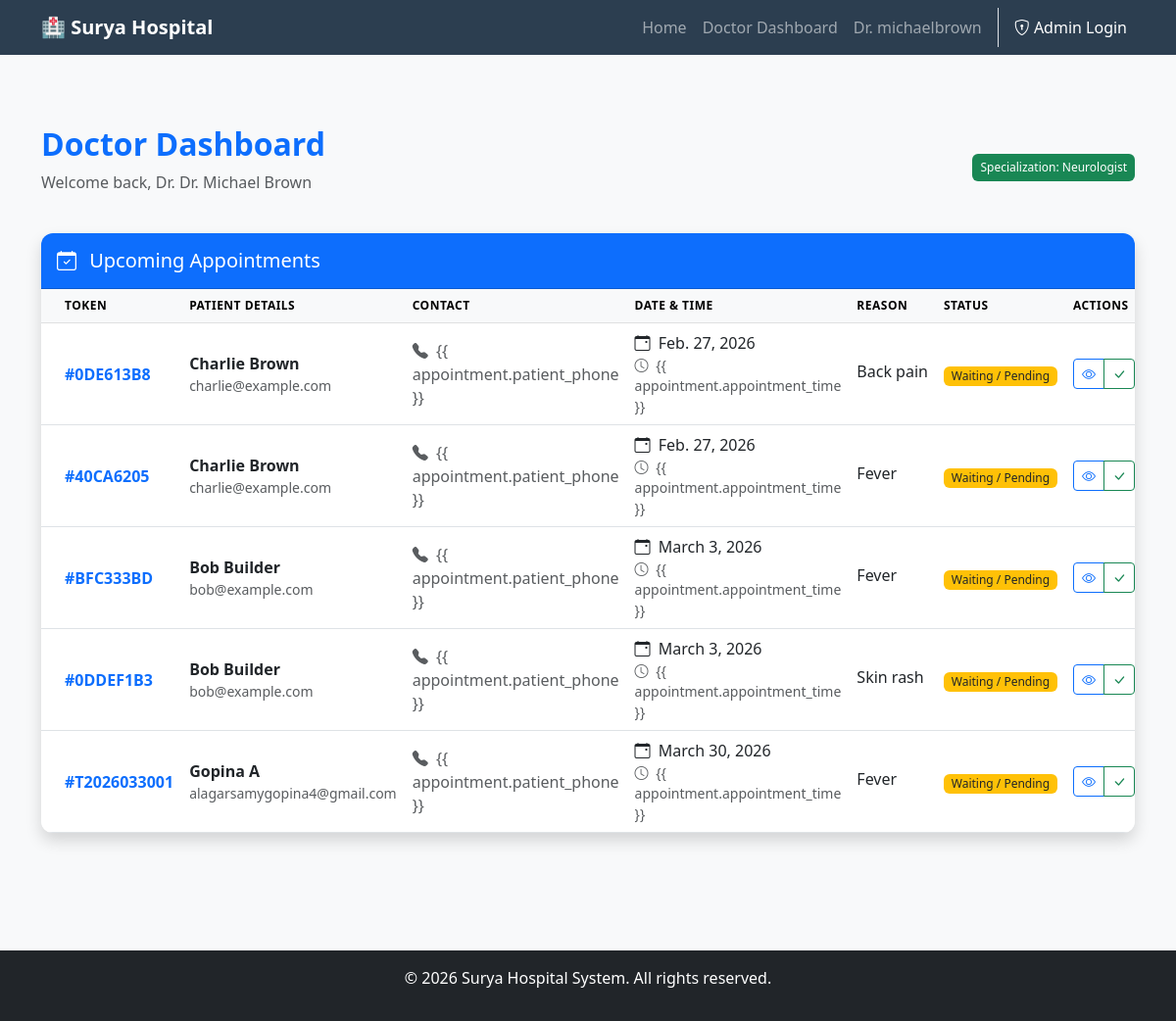
Screenshot of /appointments/doctor-dashboard/ (signed in) with the database file from the repository.
### appointments/models.py (models this page shows, shortened)
class Doctor(models.Model):
    name = models.CharField(max_length=100)
    username = models.CharField(max_length=100, unique=True, null=True, blank=True)
    email = models.EmailField(unique=True, null=True, blank=True)
    password = models.CharField(max_length=100, null=True, blank=True)
    specialization = models.CharField(max_length=100)
    department = models.ForeignKey(Department, on_delete=models.SET_NULL, null=True, blank=True, related_name='doctors')
    available_days = models.CharField(max_length=200, help_text="e.g., Monday, Tuesday, Wednesday")
    available_time_start = models.TimeField()
    available_time_end = models.TimeField()

class Appointment(models.Model):
    STATUS_CHOICES = [
        ('pending', 'Pending / Waiting'),
        ('completed', 'Completed'),
        ('cancelled', 'Cancelled'),
    ]
    patient_name = models.CharField(max_length=100)
    patient_email = models.EmailField()
    patient_phone = models.CharField(max_length=20)
    doctor = models.ForeignKey(Doctor, on_delete=models.SET_NULL, null=True, blank=True)
    appointment_date = models.DateField()
    appointment_time = models.TimeField()
    reason = models.TextField()
    status = models.CharField(max_length=20, choices=STATUS_CHOICES, default='pending')
    token_number = models.CharField(max_length=20, editable=False, null=True, blank=True)
    created_at = models.DateTimeField(auto_now_add=True)
    class Meta:
        ordering = ['-appointment_date']

### appointments/views.py (the view)
# urls.py: path('doctor-dashboard/', views.doctor_dashboard, name='doctor_dashboard'),
def doctor_dashboard(request):
    doctor_id = request.session.get('doctor_id')
    if not doctor_id:
        return redirect('doctor_login')
    try:
        doctor = Doctor.objects.get(id=doctor_id)
        doctor_appointments = Appointment.objects.filter(doctor=doctor).order_by('appointment_date', 'appointment_time')
    except Doctor.DoesNotExist:
        return redirect('doctor_login')
    context = {
        'doctor': doctor,
        'appointments': doctor_appointments
    }
    return render(request, 'appointments/doctor_dashboard.html', context)

### appointments/templates/appointments/doctor_dashboard.html (shortened to what this page needs)
{% extends 'home/base.html' %}
{% block content %}
<div class="container py-5">
    <div class="d-flex justify-content-between align-items-center mb-4">
        <div>
            <h2 class="fw-bold text-primary">Doctor Dashboard</h2>
            <p class="text-muted">Welcome back, Dr. {{ doctor.name }}</p>
        </div>
        <div class="text-end">
            <span class="badge bg-success p-2">Specialization: {{ doctor.specialization }}</span>
        </div>
    </div>
    <div class="card shadow border-0 overflow-hidden">
        <div class="card-header bg-primary text-white p-3">
            <h5 class="mb-0"><i class="bi bi-calendar-check me-2"></i> Upcoming Appointments</h5>
        </div>
        <div class="card-body p-0">
            <div class="table-responsive">
                <table class="table table-hover mb-0">
                    <thead class="table-light">
                        <tr>
                            <th class="ps-4">Token</th>
                            <th>Patient Details</th>
                            <th>Contact</th>
                            <th>Date & Time</th>
                            <th>Reason</th>
                            <th>Status</th>
                            <th class="pe-4">Actions</th>
                        </tr>
                    </thead>
                    <tbody>
                        {% for appointment in appointments %}
                        <tr>
                            <td class="ps-4 align-middle">
                                <span class="fw-bold text-primary">#{{ appointment.token_number }}</span>
                            </td>
                            <td class="align-middle">
                                <div class="fw-bold text-dark">{{ appointment.patient_name }}</div>
                                <div class="small text-muted">{{ appointment.patient_email }}</div>
                            </td>
                            <td class="align-middle">
                                <span class="text-muted"><i class="bi bi-telephone-fill me-1"></i> {{
                                    appointment.patient_phone }}</span>
                            </td>
                            <td class="align-middle">
                                <div><i class="bi bi-calendar-event me-1"></i> {{ appointment.appointment_date }}</div>
                                <div class="small text-muted"><i class="bi bi-clock me-1"></i> {{
                                    appointment.appointment_time }}</div>
                            </td>
                            <td class="align-middle">
                                <span class="text-truncate d-inline-block" style="max-width: 150px;"
                                    title="{{ appointment.reason }}">
                                    {{ appointment.reason }}
                                </span>
                            </td>
                            <td class="align-middle">
                                {% if appointment.status == 'pending' %}
                                <span class="badge bg-warning text-dark">Waiting / Pending</span>
                                {% elif appointment.status == 'completed' %}
                                <span class="badge bg-success">Completed</span>
                                {% elif appointment.status == 'cancelled' %}
                                <span class="badge bg-danger">Cancelled</span>
                                {% else %}
                                <span class="badge bg-secondary">{{ appointment.get_status_display }}</span>
                                {% endif %}
                            </td>
                            <td class="pe-4 align-middle">
                                <div class="btn-group btn-group-sm">
                                    <button class="btn btn-outline-primary" title="View Patient History">
                                        <i class="bi bi-eye"></i>
                                    </button>
                                    <button class="btn btn-outline-success" title="Mark as Completed">
                                        <i class="bi bi-check-lg"></i>
                                    </button>
                                </div>
                            </td>
                        </tr>
                        {% endfor %}
                    </tbody>
                </table>
            </div>
        </div>
    </div>
</div>
{% endblock %}

### home/templates/home/base.html (shortened to what this page needs)
<!DOCTYPE html>
<html lang="en">
<head>
    <link href="https://cdn.jsdelivr.net/npm/bootstrap@5.3.0/dist/css/bootstrap.min.css" rel="stylesheet">
    <link rel="stylesheet" href="https://cdn.jsdelivr.net/npm/bootstrap-icons@1.11.1/font/bootstrap-icons.css">
</head>
<body>
    <nav class="navbar navbar-expand-lg navbar-dark">
        <div class="container">
            <a class="navbar-brand fw-bold" href="{% url 'home' %}">🏥 Surya Hospital</a>
            {% if request.resolver_match.url_name == 'home' %}
            <div class="ms-auto d-flex align-items-center">
                {% if user.is_authenticated and user.is_staff %}
                <a href="/admin/" class="btn btn-warning btn-sm text-dark fw-bold">
                    <i class="bi bi-speedometer2"></i> Admin Panel
                </a>
                {% else %}
                <a href="{% url 'admin_login' %}" class="btn btn-outline-warning btn-sm text-white">
                    <i class="bi bi-shield-lock"></i> Admin Login
                </a>
                {% endif %}
            </div>
            {% else %}
            <div class="collapse navbar-collapse" id="navbarNav">
                <ul class="navbar-nav ms-auto align-items-center">
                    <li class="nav-item"><a class="nav-link" href="{% url 'home' %}">Home</a></li>
                    {% if user.is_authenticated and user.is_staff %}
                    <li class="nav-item"><a class="nav-link text-warning" href="/admin/">Django Admin</a></li>
                    {% elif request.session.doctor_id %}
                    <li class="nav-item"><a class="nav-link" href="{% url 'doctor_dashboard' %}">Doctor Dashboard</a></li>
                    <li class="nav-item"><a class="nav-link" href="#">Dr. {{ request.session.doctor_username }}</a></li>
                    {% endif %}
                    {% if not user.is_authenticated %}
                    <li class="nav-item border-start ms-2 ps-2">
                        <a class="nav-link btn btn-outline-warning btn-sm text-white border-0"
                            href="{% url 'admin_login' %}">
                            <i class="bi bi-shield-lock"></i> Admin Login
                        </a>
                    </li>
                    {% endif %}
                </ul>
            </div>
            {% endif %}
        </div>
    </nav>
    <main class="py-4" style="overflow-x:hidden;">
        {% block content %}{% endblock %}
    </main>
    <footer class="bg-dark text-white text-center py-3 mt-5">
        <p>&copy; 2026 Surya Hospital System. All rights reserved.</p>
    </footer>
</body>
</html>

### home/templates/home/base.html (style rules this page uses)
body { background-color: #f8f9fa; }
.navbar { background-color: #2c3e50; }
main { overflow-x: hidden; }

### appointments/templates/appointments/doctor_dashboard.html (style rules this page uses)
.card { border-radius: 12px; }
.table thead th { font-weight: 600; text-transform: uppercase; font-size: 0.75rem; letter-spacing: 0.5px; }
.badge { border-radius: 6px; font-weight: 500; }

### rows the page displays
Doctor: session.doctor_username "michaelbrown", name "Dr. Michael Brown", specialization "Neurologist"
Appointment: token_number "0DE613B8", patient_name "Charlie Brown", patient_email "charlie@example.com", appointment_date "Feb. 27, 2026", reason "Back pain", status "Waiting / Pending"
Appointment: token_number "40CA6205", patient_name "Charlie Brown", patient_email "charlie@example.com", appointment_date "Feb. 27, 2026", reason "Fever", status "Waiting / Pending"
Appointment: token_number "BFC333BD", patient_name "Bob Builder", patient_email "bob@example.com", appointment_date "March 3, 2026", reason "Fever", status "Waiting / Pending"
Appointment: token_number "0DDEF1B3", patient_name "Bob Builder", patient_email "bob@example.com", appointment_date "March 3, 2026", reason "Skin rash", status "Waiting / Pending"
Appointment: token_number "T2026033001", patient_name "Gopina A", patient_email "alagarsamygopina4@gmail.com", appointment_date "March 30, 2026", reason "Fever", status "Waiting / Pending"
